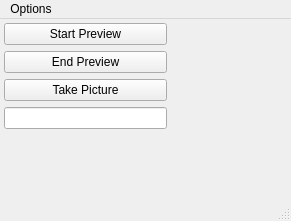
<?xml version="1.0" encoding="UTF-8"?>
<ui version="4.0">
 <class>main_window_</class>
 <widget class="QMainWindow" name="main_window_">
  <property name="geometry">
   <rect>
    <x>0</x>
    <y>0</y>
    <width>291</width>
    <height>221</height>
   </rect>
  </property>
  <property name="windowTitle">
   <string>MainWindow</string>
  </property>
  <widget class="QWidget" name="central_widget_">
   <widget class="QWidget" name="verticalLayoutWidget">
    <property name="geometry">
     <rect>
      <x>0</x>
      <y>0</y>
      <width>171</width>
      <height>171</height>
     </rect>
    </property>
    <layout class="QVBoxLayout" name="vertical_layout_">
     <property name="leftMargin">
      <number>4</number>
     </property>
     <property name="topMargin">
      <number>4</number>
     </property>
     <property name="rightMargin">
      <number>4</number>
     </property>
     <property name="bottomMargin">
      <number>4</number>
     </property>
     <item>
      <widget class="QPushButton" name="start_preview_btn_">
       <property name="text">
        <string>Start Preview</string>
       </property>
      </widget>
     </item>
     <item>
      <widget class="QPushButton" name="end_preview_btn_">
       <property name="text">
        <string>End Preview</string>
       </property>
      </widget>
     </item>
     <item>
      <widget class="QPushButton" name="take_picture_btn_">
       <property name="text">
        <string>Take Picture</string>
       </property>
      </widget>
     </item>
     <item>
      <widget class="QLineEdit" name="file_name_input_"/>
     </item>
     <item>
      <spacer name="verticalSpacer">
       <property name="orientation">
        <enum>Qt::Vertical</enum>
       </property>
       <property name="sizeHint" stdset="0">
        <size>
         <width>20</width>
         <height>40</height>
        </size>
       </property>
      </spacer>
     </item>
    </layout>
   </widget>
  </widget>
  <widget class="QMenuBar" name="menubar">
   <property name="geometry">
    <rect>
     <x>0</x>
     <y>0</y>
     <width>291</width>
     <height>37</height>
    </rect>
   </property>
   <widget class="QMenu" name="menutest">
    <property name="title">
     <string>Options</string>
    </property>
   </widget>
   <addaction name="menutest"/>
  </widget>
  <widget class="QStatusBar" name="statusbar"/>
 </widget>
 <resources/>
 <connections/>
</ui>
